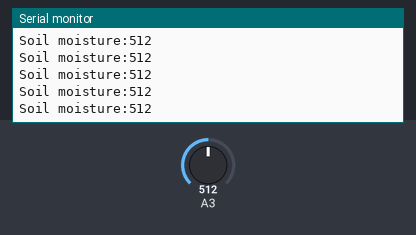
Recording of a sketch running on a simulated Arduino Uno, built with avr-gcc and run on an emulated ATmega328P. Shown: the last lines printed to the serial monitor. Inputs (shaded band) come from the test bench; at power-on: A3 = 512.

Above: at 1.2 s.
1.3 s: A3 set to 716
At 1.31 s:
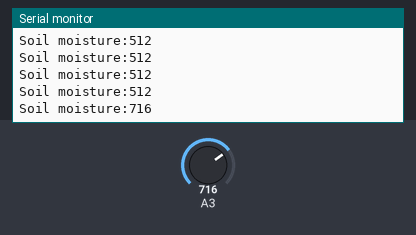
2.8 s: A3 set to 900
At 2.82 s:
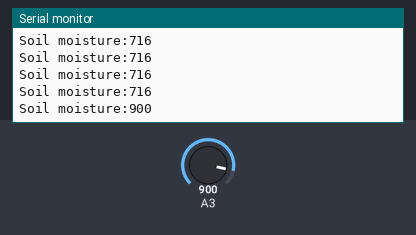
Timing chart, 0 to 5.8 s (numbered marks = the images above; inputs shaded):
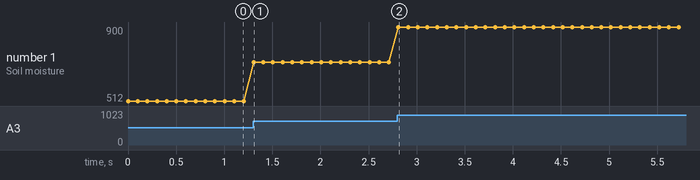

The sketch:

KE3003_35.1.ino
```cpp
int item = 0;
int Soil = A3; //土壤传感器接A3

void setup()
{
  Serial.begin(9600);//设置波特率为9600
}
void loop()
{
  item = analogRead(A3);//读取模拟值
  Serial.print("Soil moisture:");
  Serial.println(item);//打印土壤湿度值
  delay(100);//延时100MS
}
```

Measured:
- after the input at 1.3 s, the serial monitor: prints a new line at once (image 1)
- after the input at 2.8 s, the serial monitor: prints a new line at once (image 2)
- plotted number 1: 512 → 716 after the input at 1.3 s, 716 → 900 after the input at 2.8 s
